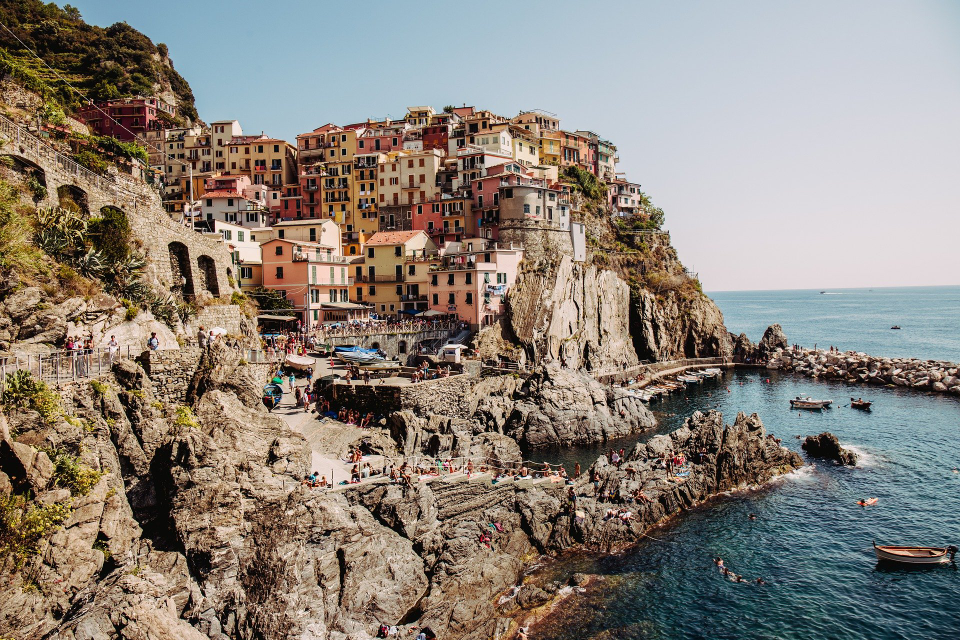
#> input picture image/manarola.jpg, 960 x 640 px
$ python opencv_img03.py
#> lines starting #> are read from the running program, lines starting #| are printed output that depends on the picture
import cv2
import numpy as np # C#의 리스트, 행렬이 포함되어있지 않아서 numpy

org = cv2.imread('./image/manarola.jpg', cv2.IMREAD_REDUCED_COLOR_2)
#> org is the input picture: shape (640, 960, 3); mean B, G, R 121.5, 130.6, 139
dst = cv2.resize(org, dsize=(480, 320))  # 이미지가 너무 커서 사이즈 조절
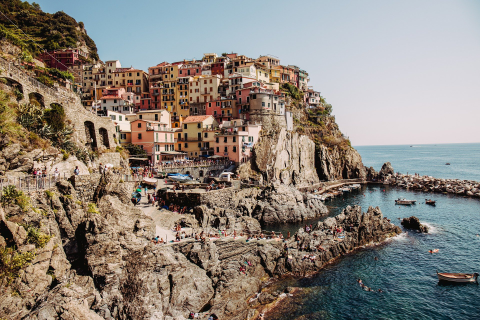
#> dst: shape (320, 480, 3); mean B, G, R 121.7, 130.7, 139.2
gray = cv2.cvtColor(dst, cv2.COLOR_BGR2GRAY) # 흑백처리
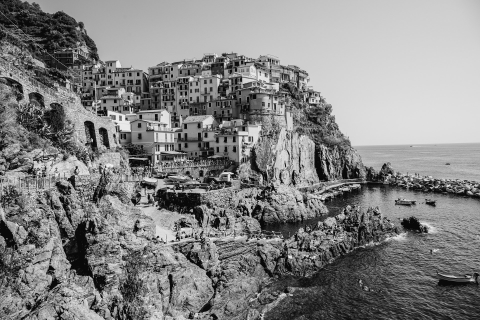
#> gray: shape (320, 480); min 6, max 242, mean 132.2

h,w,c = dst.shape
#> h = 320; w = 480; c = 3

cropped = gray[:, :int(w/2)]  # 이미지 넓이 반 줄이기
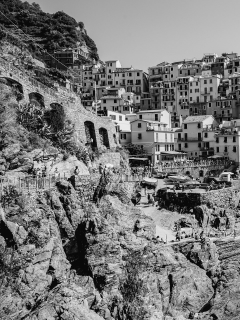
#> cropped: shape (320, 240); min 6, max 242, mean 120.5
#cropped = gray[:int(w/2), :]  # 이미지 높이 반 줄이기

cv2.imshow('Original', dst) # 이미지를 새 창에 띄우기
cv2.imshow('Cropped', cropped)  # 반으로 자른 이미지

cv2.waitKey(0)  # 창에서 키입력 대기
#> (the run stopped early here; a loop or call above may not have finished)
